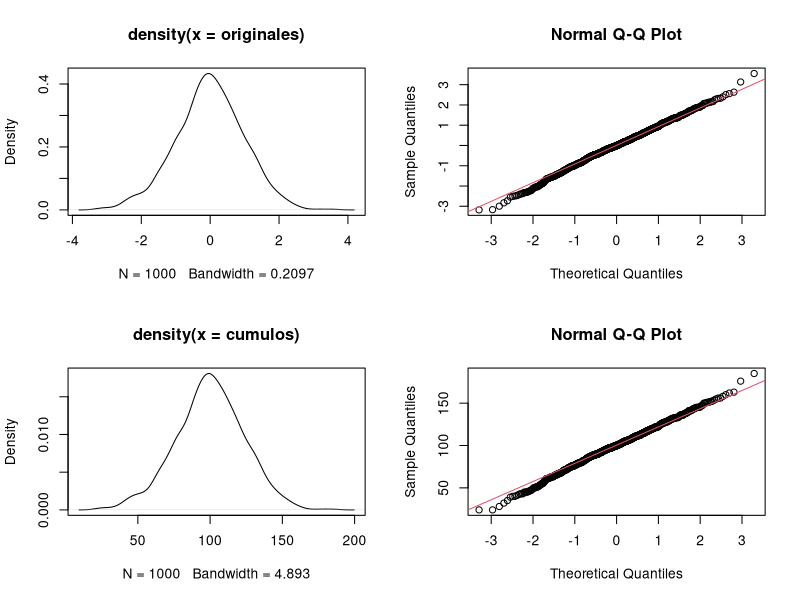

Recreate this plot in R.
k <- 1000
n <- 100000
originales <- rnorm(k)
cumulos <- originales - min(originales)  + 1
cumulos <- round(n * cumulos / sum(cumulos))
cumulos <- round(cumulos) 
diferencia <- n - sum(cumulos) 
if (diferencia > 0) { 
  for (i in 1:diferencia) {
    p <- sample(1:k, 1) 
    cumulos[p] <- cumulos[p] + 1 
  }
} else if (diferencia < 0) { 
  for (i in 1:-diferencia) {
    p <- sample(1:k, 1) 
    if (cumulos[p] > 1) { 
      cumulos[p] <- cumulos[p] - 1 
    }
  }
}
png("p8_norm.png")
par(mfrow = c(2, 2)) # juntamos graficas
plot(density(originales)) # lo generado que era normal
print(shapiro.test(originales))
qqnorm(originales)
qqline(originales, col = 2)
plot(density(cumulos)) # lo nuestro que hemos modificado
print(shapiro.test(cumulos))
qqnorm(cumulos)
qqline(cumulos, col = 2)
graphics.off()